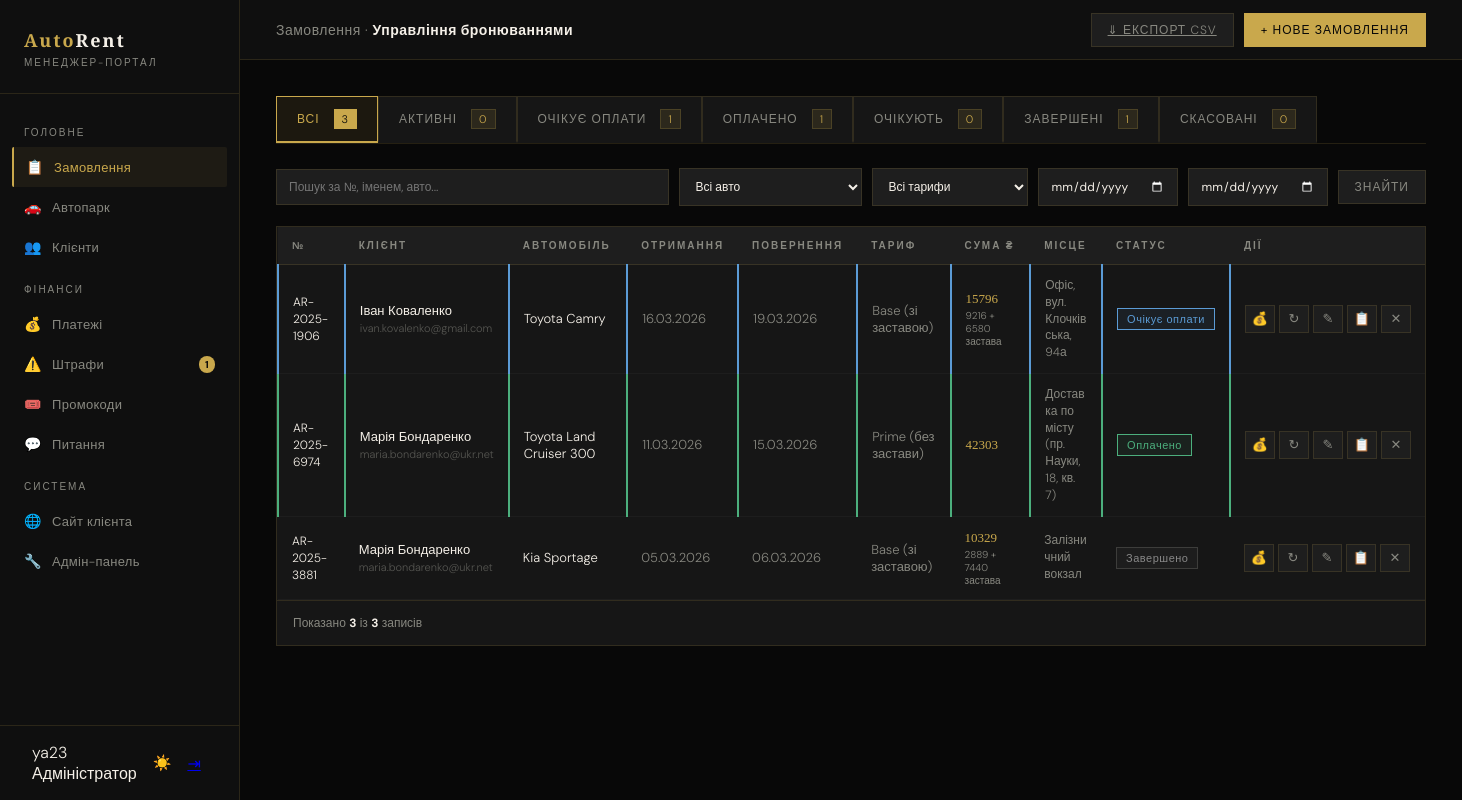
Screenshot of /manager/bookings/ (signed in) with the database file from the repository.
### core/models.py (models this page shows, shortened)
class Booking(models.Model):
    STATUSES = [('pending','Очікує'),('awaiting_payment','Очікує оплати'),('paid','Оплачено'),('active','Активне'),('completed','Завершено'),('cancelled','Скасовано')]
    TARIFFS = [('base','Base (зі заставою)'),('prime','Prime (без застави)')]
    PAYMENTS = [('card','Картка'),('cash','Готівка'),('bank','Безготівковий')]
    PICKUPS = [('office','Офіс, вул. Клочківська, 94а'),('airport','Аеропорт «Харків»'),('station','Залізничний вокзал'),('delivery','Доставка по місту'),('delivery_out','Доставка за місто')]
    number = models.CharField('Номер', max_length=20, unique=True, blank=True)
    user = models.ForeignKey(User, on_delete=models.CASCADE, related_name='bookings')
    car = models.ForeignKey(Car, on_delete=models.CASCADE, related_name='bookings')
    date_from = models.DateField('Від')
    date_to = models.DateField('До')
    time_from = models.TimeField('Час отримання', default='10:00')
    time_to   = models.TimeField('Час повернення', default='10:00')
    pickup_location    = models.CharField('Місце отримання', max_length=20, choices=PICKUPS, default='office')
    delivery_address   = models.CharField('Адреса доставки', max_length=255, blank=True)
    return_location    = models.CharField('Місце повернення', max_length=20, choices=PICKUPS, default='office')
    return_address     = models.CharField('Адреса повернення', max_length=255, blank=True)
    tariff = models.CharField('Тариф', max_length=10, choices=TARIFFS, default='base')
    payment_method = models.CharField('Оплата', max_length=10, choices=PAYMENTS, default='card')
    status = models.CharField('Статус', max_length=20, choices=STATUSES, default='pending')
    extra_gps = models.BooleanField('GPS', default=False)
    extra_child_seat = models.BooleanField('Дитяче крісло', default=False)
    extra_wifi = models.BooleanField('Wi-Fi', default=False)
    extra_driver = models.BooleanField('Доп. водій', default=False)
    extra_tire = models.BooleanField('Захист шин', default=False)
    extra_green_card = models.BooleanField('Зелена картка', default=False)
    total_price = models.DecimalField('Сума USD', max_digits=10, decimal_places=2, default=0)
    deposit_amount = models.DecimalField('Застава USD', max_digits=10, decimal_places=2, default=0)
    SOURCES = [('web','Сайт (повна форма)'),('quick','Швидке замовлення'),('manager','Менеджер')]
    manager_note = models.TextField('Нотатка', blank=True)
    source = models.CharField('Джерело', max_length=20, choices=SOURCES, default='web')
    promo_code = models.CharField('Промокод', max_length=50, blank=True)
    created_at = models.DateTimeField(auto_now_add=True)
    updated_at = models.DateTimeField(auto_now=True)
    class Meta:
        verbose_name = 'Замовлення'
        verbose_name_plural = 'Замовлення'
        ordering = ['-created_at']
    @property
    def days_count(self):
        try:
            return max(1, (self.date_to - self.date_from).days)
        except Exception:
            return 1
    @property
    def total_with_deposit(self):
        return (self.total_price or 0) + (self.deposit_amount or 0)
    def get_pickup_display_custom(self):
        return dict(self.PICKUPS).get(self.pickup_location, self.pickup_location)

class Car(models.Model):
    CAR_CLASSES = [('economy','Економ'),('comfort','Комфорт'),('business','Бізнес'),('vip','VIP'),('crossover','Кросовер'),('minivan','Мінівен'),('electric','Електро')]
    FUELS = [('petrol','Бензин'),('diesel','Дизель'),('electric','Електро'),('hybrid','Гібрид')]
    STATUSES = [('free','Вільний'),('rented','У прокаті'),('service','На ТО'),('broken','Несправний')]
    brand = models.CharField('Марка', max_length=50)
    model = models.CharField('Модель', max_length=100)
    year = models.IntegerField('Рік', default=2023)
    car_class = models.CharField('Клас', max_length=20, choices=CAR_CLASSES, default='comfort')
    fuel = models.CharField('Паливо', max_length=20, choices=FUELS, default='petrol')
    transmission = models.CharField('КПП', max_length=30, default='Автомат')
    seats = models.IntegerField('Місць', default=5)
    engine = models.CharField('Двигун', max_length=40, blank=True)
    drive = models.CharField('Привід', max_length=20, default='Передній')
    color = models.CharField('Колір', max_length=30, default='Чорний')
    plate = models.CharField('Держ. номер', max_length=20, unique=True)
    mileage = models.IntegerField('Пробіг км', default=0)
    price_base = models.DecimalField('Base USD/доба', max_digits=8, decimal_places=2, default=50)
    price_prime = models.DecimalField('Prime USD/доба', max_digits=8, decimal_places=2, default=70)
    deposit = models.DecimalField('Застава USD', max_digits=8, decimal_places=2, default=1500)
    status = models.CharField('Статус', max_length=20, choices=STATUSES, default='free')
    next_service = models.DateField('Наступне ТО', null=True, blank=True)
    description = models.TextField('Опис', blank=True)
    features = models.TextField('Особливості (через кому)', blank=True)
    image = models.ImageField('Фото', upload_to='cars/', blank=True, null=True)
    emoji = models.CharField('Емодзі', max_length=8, default='🚗')
    is_featured = models.BooleanField('На головній', default=False)
    is_popular  = models.BooleanField('Популярний', default=False)
    created_at = models.DateTimeField(auto_now_add=True)
    class Meta:
        verbose_name = 'Автомобіль'
        verbose_name_plural = 'Автомобілі'
        ordering = ['car_class', 'brand']
    @property
    def full_name(self): return f'{self.brand} {self.model}'

### manager_portal/views.py (the view, shortened to what this page needs)
# urls.py: path('bookings/', views.bookings, name='manager_bookings'),
@manager_req
def bookings(request):
    import csv
    from django.http import HttpResponse
    from datetime import date as date_cls
    qs = Booking.objects.select_related('user','car').order_by('-date_from','-pk')
    sf      = request.GET.get('status','')
    q       = request.GET.get('q','')
    car_f   = request.GET.get('car','')
    tariff_f= request.GET.get('tariff','')
    date_f  = request.GET.get('date_from','')
    date_t  = request.GET.get('date_to','')
    if sf:       qs = qs.filter(status=sf)
    if car_f:    qs = qs.filter(car__pk=car_f)
    if tariff_f: qs = qs.filter(tariff=tariff_f)
    if date_f:   qs = qs.filter(date_from__gte=date_f)
    if date_t:   qs = qs.filter(date_to__lte=date_t)
    if q:        qs = qs.filter(
        _multi_word_q(q,
            'number', 'user__first_name', 'user__last_name',
            'user__email', 'car__brand', 'car__model'
        ))
    counts = {s: Booking.objects.filter(status=s).count() for s,_ in Booking.STATUSES}
    counts['all'] = Booking.objects.count()
    if request.GET.get('counts_only'):
        return JsonResponse(counts)
    all_cars = Car.objects.values('pk','brand','model','price_base','price_prime','deposit').order_by('brand','model')
    return render(request, 'manager/bookings.html', {
        'bookings': qs, 'counts': counts, 'sf': sf,
        'all_cars': all_cars,
        'tariffs': Booking.TARIFFS,
        'statuses': Booking.STATUSES,
        'payment_methods': Booking.PAYMENTS,
        'pickups': Booking.PICKUPS,
        'filters': {'q':q,'car':car_f,'tariff':tariff_f,'date_from':date_f,'date_to':date_t},
    })

### templates/manager/bookings.html (shortened to what this page needs)
{% extends 'manager/base_manager.html' %}
{% block main_content %}
<div class="topbar">
  <div class="topbar-title">Замовлення · <strong>Управління бронюваннями</strong></div>
  <div style="display:flex;gap:10px;">
    <a href="?{{ request.GET.urlencode }}&export=csv" class="tb-btn">&#8659; Експорт CSV</a>
    <button class="tb-btn primary" onclick="openNewModal()">+ Нове замовлення</button>
  </div>
</div>
<div class="content">
  <div class="status-tabs">
    <a href="?{% if filters.q %}q={{ filters.q }}{% endif %}" class="stab {% if not sf %}active{% endif %}">
      Всі <span class="cnt" id="cnt-all">{{ counts.all }}</span>
    </a>
    <a href="?status=active{% if filters.q %}&q={{ filters.q }}{% endif %}" class="stab {% if sf == 'active' %}active{% endif %}">
      Активні <span class="cnt" id="cnt-active">{{ counts.active }}</span>
    </a>
    <a href="?status=awaiting_payment{% if filters.q %}&q={{ filters.q }}{% endif %}" class="stab {% if sf == 'awaiting_payment' %}active{% endif %}">
      Очікує оплати <span class="cnt" id="cnt-awaiting_payment">{{ counts.awaiting_payment }}</span>
    </a>
    <a href="?status=paid{% if filters.q %}&q={{ filters.q }}{% endif %}" class="stab {% if sf == 'paid' %}active{% endif %}">
      Оплачено <span class="cnt" id="cnt-paid">{{ counts.paid }}</span>
    </a>
    <a href="?status=pending{% if filters.q %}&q={{ filters.q }}{% endif %}" class="stab {% if sf == 'pending' %}active{% endif %}">
      Очікують <span class="cnt" id="cnt-pending">{{ counts.pending }}</span>
    </a>
    <a href="?status=completed{% if filters.q %}&q={{ filters.q }}{% endif %}" class="stab {% if sf == 'completed' %}active{% endif %}">
      Завершені <span class="cnt" id="cnt-completed">{{ counts.completed }}</span>
    </a>
    <a href="?status=cancelled{% if filters.q %}&q={{ filters.q }}{% endif %}" class="stab {% if sf == 'cancelled' %}active{% endif %}">
      Скасовані <span class="cnt" id="cnt-cancelled">{{ counts.cancelled }}</span>
    </a>
  </div>
  <form method="get" id="filterForm">
    <div class="filter-bar">
      <input type="text" name="q" value="{{ filters.q }}" placeholder="Пошук за №, іменем, авто...">
      <select name="car" onchange="this.form.submit()">
        <option value="">Всі авто</option>
      </select>
      <select name="tariff" onchange="this.form.submit()">
        <option value="">Всі тарифи</option>
      </select>
      <input type="date" name="date_from" value="{{ filters.date_from }}" title="Від" onchange="this.form.submit()" style="color-scheme:dark;">
      <input type="date" name="date_to" value="{{ filters.date_to }}" title="До" onchange="this.form.submit()" style="color-scheme:dark;">
      <button type="submit" class="tb-btn">Знайти</button>
    </div>
  </form>
  <div class="table-wrap">
    <div class="bk-wrap">
      {% if bookings %}
      <table class="bk-table">
        <thead>
          <tr>
            <th>&#8470;</th>
            <th>Клієнт</th>
            <th>Автомобіль</th>
            <th>Отримання</th>
            <th>Повернення</th>
            <th>Тариф</th>
            <th>Сума &#8372;</th>
            <th style="max-width:110px;">Місце</th>
            <th>Статус</th>
            <th>Дії</th>
          </tr>
        </thead>
        <tbody>
          {% for b in bookings %}
          <tr class="row-{{ b.status }}" id="row-{{ b.pk }}">
            <td><span class="hl" style="font-size:12px;">{{ b.number }}</span></td>
            <td>
              <div class="hl">{{ b.user.get_full_name|default:b.user.username }}</div>
              <div style="font-size:11px;margin-top:2px;opacity:.55;">{{ b.user.email }}</div>
            </td>
            <td><span class="hl">{{ b.car.full_name }}</span></td>
            <td style="white-space:nowrap;">{{ b.date_from|date:"d.m.Y" }}</td>
            <td style="white-space:nowrap;">{{ b.date_to|date:"d.m.Y" }}</td>
            <td>{{ b.get_tariff_display }}</td>
            <td>
              <span class="gld" style="cursor:pointer;" onclick="openPriceDetail('{{ b.pk }}','{{ b.number }}','{{ b.total_price|floatformat:0 }}','{{ b.deposit_amount|floatformat:0 }}','{{ b.total_with_deposit|floatformat:0 }}','{{ b.tariff }}','{{ b.days_count }}','{{ b.client_discount_pct }}','{{ b.discount_amount|floatformat:0 }}','{{ b.promo_code|escapejs }}','{{ b.promo_discount_pct }}')">{{ b.total_with_deposit|floatformat:0 }}</span>
              {% if b.deposit_amount > 0 %}
              <div style="font-size:10px;color:var(--gray);margin-top:2px;">{{ b.total_price|floatformat:0 }} + {{ b.deposit_amount|floatformat:0 }} застава</div>
              {% endif %}
            </td>
            <td style="font-size:12px;max-width:110px;line-height:1.4;word-break:break-word;white-space:normal;">{{ b.get_pickup_display_custom }}{% if b.delivery_address %}{% if b.pickup_location == 'delivery' or b.pickup_location == 'delivery_out' %}<br>({{ b.delivery_address }}){% endif %}{% endif %}</td>
            <td><span class="sp sp-{{ b.status }}" id="pill-{{ b.pk }}">{{ b.get_status_display }}</span></td>
            <td>
              <div class="act">
                <button class="abt" title="Фінансові деталі" onclick="openPriceDetail('{{ b.pk }}','{{ b.number }}','{{ b.total_price|floatformat:0 }}','{{ b.deposit_amount|floatformat:0 }}','{{ b.total_with_deposit|floatformat:0 }}','{{ b.tariff }}','{{ b.days_count }}')">💰</button>
                <button class="abt" title="Змінити статус" onclick="openStatus({{ b.pk }},'{{ b.number }}','{{ b.status }}')">&#8635;</button>
                <button class="abt" title="Редагувати" onclick="openEdit({{ b.pk }},'{{ b.number }}','{{ b.status }}','{{ b.manager_note|escapejs }}')">&#9998;</button>
                <a class="abt" title="Повна сторінка" href="{% url 'manager_booking_edit' b.pk %}">&#128203;</a>
                {% if b.status != 'cancelled' %}
                <button class="abt red" title="Скасувати" onclick="cancelBooking({{ b.pk }},'{{ b.number }}')">&#10005;</button>
                {% endif %}
              </div>
            </td>
          </tr>
          {% endfor %}
        </tbody>
      </table>
      <div class="pagination">
        <div>Показано <strong style="color:var(--white);">{{ bookings|length }}</strong> із <strong style="color:var(--white);">{{ counts.all }}</strong> записів</div>
      </div>
      {% endif %}
    </div>
  </div>
</div>
{% endblock %}

### templates/manager/base_manager.html (shortened to what this page needs)
{% load static %}<!DOCTYPE html>
<html lang="uk">
<head>
<link rel="stylesheet" href="{% static 'css/manager.css' %}?v=10">
</head>
<body>
<aside class="sidebar" id="mgrSidebar">
  <div class="sidebar-logo">
    <div class="logo-mark">Auto<span>Rent</span></div>
    <div class="logo-sub">Менеджер-портал</div>
  </div>
  <nav class="sidebar-nav">
    <div class="nav-section-label">Головне</div>
    <a class="nav-item {% if 'booking' in request.resolver_match.url_name|default:'' %}active{% endif %}" href="{% url 'manager_bookings' %}">
      <span class="nav-icon">📋</span> Замовлення
    </a>
    <a class="nav-item {% if request.resolver_match.url_name in 'manager_cars,manager_car_edit,manager_car_add' %}active{% endif %}" href="{% url 'manager_cars' %}">
      <span class="nav-icon">🚗</span> Автопарк
    </a>
    <a class="nav-item {% if 'client' in request.resolver_match.url_name|default:'' %}active{% endif %}" href="{% url 'manager_clients' %}">
      <span class="nav-icon">👥</span> Клієнти
    </a>
    <div class="nav-section-label">Фінанси</div>
    <a class="nav-item {% if request.resolver_match.url_name == 'manager_payments' %}active{% endif %}" href="{% url 'manager_payments' %}">
      <span class="nav-icon">💰</span> Платежі
    </a>
    <a class="nav-item {% if 'fine' in request.resolver_match.url_name|default:'' %}active{% endif %}" href="{% url 'manager_fines' %}">
      <span class="nav-icon">⚠️</span> Штрафи
      {% if unpaid_fines %}<span class="nav-badge">{{ unpaid_fines }}</span>{% endif %}
    </a>
    <a class="nav-item {% if request.resolver_match.url_name == 'manager_promos' %}active{% endif %}" href="{% url 'manager_promos' %}">
      <span class="nav-icon">🎟️</span> Промокоди
    </a>
    <a class="nav-item {% if request.resolver_match.url_name == 'manager_inquiries' %}active{% endif %}" href="{% url 'manager_inquiries' %}">
      <span class="nav-icon">💬</span> Питання
    </a>
    <div class="nav-section-label">Система</div>
    <a class="nav-item" href="{% url 'index' %}">
      <span class="nav-icon">🌐</span> Сайт клієнта
    </a>
    <a class="nav-item" href="/admin/">
      <span class="nav-icon">🔧</span> Адмін-панель
    </a>
  </nav>
  <div class="sidebar-user">
    <div>
      <div class="user-name">{{ user.get_full_name|default:user.username }}</div>
      <div class="user-role">{% if user.is_superuser %}Адміністратор{% else %}Менеджер{% endif %}</div>
    </div>
    <button onclick="toggleManagerTheme()" class="user-logout theme-toggle-mgr" id="themeToggleMgr" title="Змінити тему" style="font-size:15px;background:none;border:none;color:var(--gray);cursor:pointer;transition:color .2s;padding:4px;">☀️</button>
    <a href="{% url 'logout' %}" class="user-logout" title="Вийти">⇥</a>
  </div>
</aside>
<div class="main-content">
  {% block main_content %}{% endblock %}
</div>
</body>
</html>

### rows the page displays
Booking: number "AR-2025-1906", user.get_full_name "Іван Коваленко", user.email "ivan.kovalenko@gmail.com", car.full_name "Toyota Camry", date_from "16.03.2026", date_to "19.03.2026", tariff "Base (зі заставою)", total_with_deposit "15796", total_price "9216", deposit_amount "6580", get_pickup_display_custom "Офіс, вул. Клочківська, 94а", status "Очікує оплати"
Booking: number "AR-2025-6974", user.get_full_name "Марія Бондаренко", user.email "maria.bondarenko@ukr.net", car.full_name "Toyota Land Cruiser 300", date_from "11.03.2026", date_to "15.03.2026", tariff "Prime (без застави)", total_with_deposit "42303", get_pickup_display_custom "Доставка по місту", delivery_address "пр. Науки, 18, кв. 7", status "Оплачено"
Booking: number "AR-2025-3881", user.get_full_name "Марія Бондаренко", user.email "maria.bondarenko@ukr.net", car.full_name "Kia Sportage", date_from "05.03.2026", date_to "06.03.2026", tariff "Base (зі заставою)", total_with_deposit "10329", total_price "2889", deposit_amount "7440", get_pickup_display_custom "Залізничний вокзал", status "Завершено"

### other values shown
{{ unpaid_fines }} "1"
{{ user.get_full_name|default:user.username }} "ya23"
{{ counts.all }} "3"
{{ counts.active }} "0"
{{ counts.awaiting_payment }} "1"
{{ counts.paid }} "1"
{{ counts.pending }} "0"
{{ counts.completed }} "1"
{{ counts.cancelled }} "0"
{{ bookings|length }} "3"
